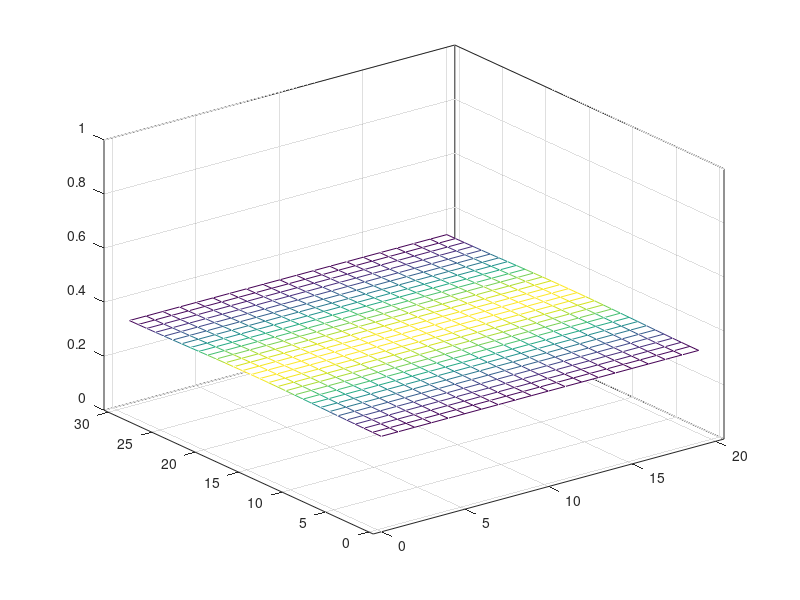

Write MATLAB code to recreate this figure.
clear all; close all; clc
Nx=20; Ny=30; h=1.0; dt=0.1*h^2;
x=linspace(-0.5*h,h*(Nx+0.5),Nx+2);
y=linspace(-0.5*h,h*(Ny+0.5),Ny+2);
phi(1:Nx+2,1:Ny+2)=0; phin=phi;
maxiter=1000;
for i=1:Nx+1
for j=1:Ny+1
if x(i)>5 && x(i)<15 && y(j)>5 && y(j)<25
phi(i,j)=1;
else
phi(i,j)=0;
end
end
end
iphi=phi; xx=2:Nx+1; yy=2:Ny+1;
mesh(x(xx),y(yy),phi(xx,yy)')
%% main loop
for iter=1:maxiter
phi(1,:)=phi(2,:); phi(Nx+2,:)=phi(Nx+1,:);
phi(:,1)=phi(:,2); phi(:,Ny+2)=phi(:,Ny+1);
for i=2:Nx+1
    for j=2:Ny+1
phin(i,j)=phi(i,j)+...
    dt*(phi(i+1,j)+phi(i-1,j)+phi(i,j+1)+phi(i,j-1)-4*phi(i,j))/h^2;
    end
end
phi=phin;
mesh(x(xx),y(yy),phi(xx,yy)');
axis([x(1) x(end) y(1) y(end) 0 1])
box on; pause(0.1)
end
